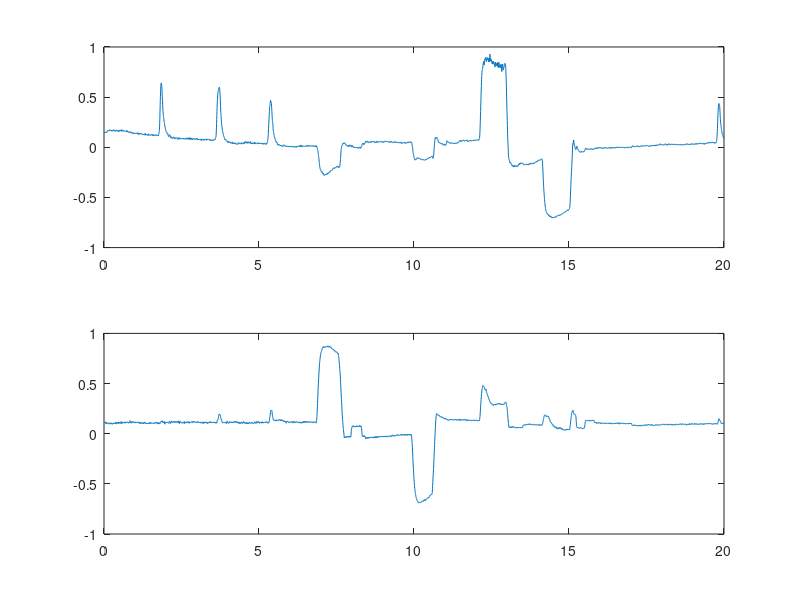
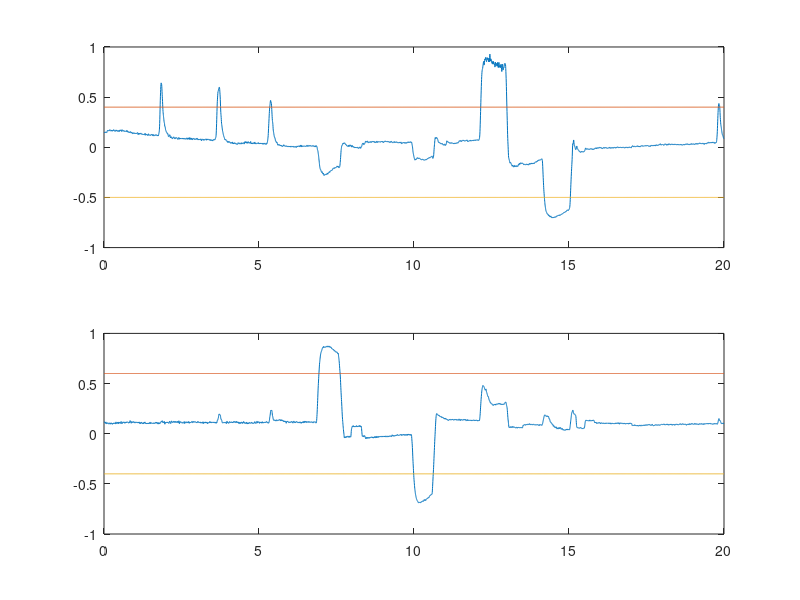
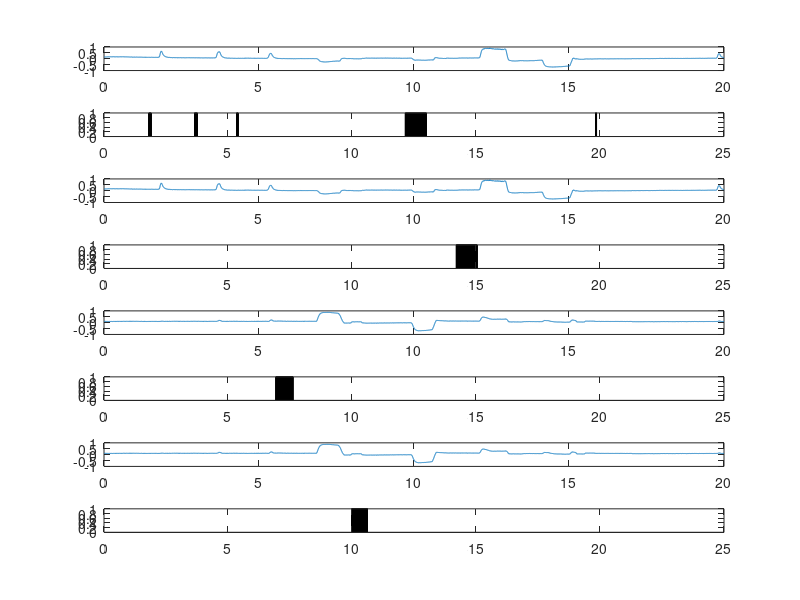
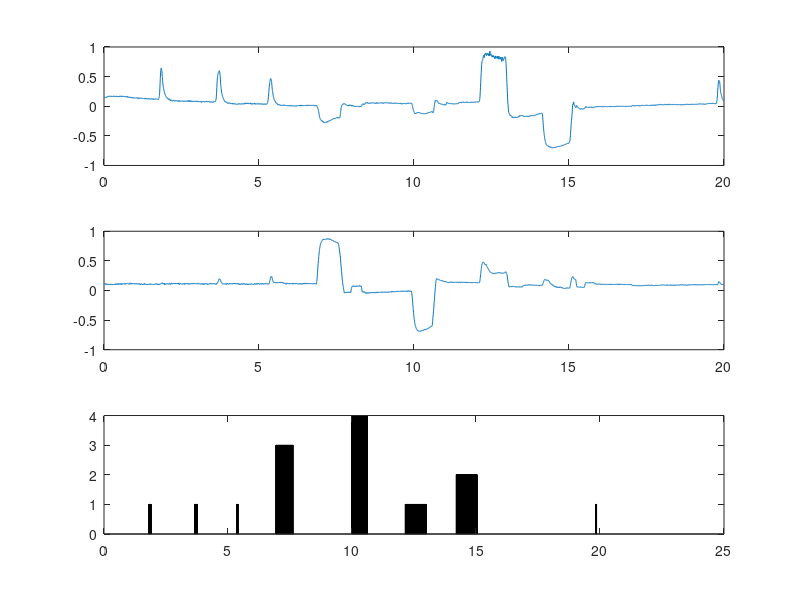

These charts were generated, in order, by the following MATLAB code:
clear; close all; clc;

load EOG_data_example;

up_down = data(:,1);
right_left = data(:,2);
x = 1/fs:1/fs:length(up_down)/fs;

figure;
subplot(211); plot(x, up_down);
subplot(212); plot(x, right_left);

%% 기준선 만들어보기
th_p_ud = 0.4*ones(1, length(up_down));
th_n_ud = -0.5*ones(1, length(up_down));

th_p_rl = 0.6*ones(1, length(right_left));
th_n_rl = -0.4*ones(1, length(right_left));

figure;
subplot(211); plot(x, up_down); hold on; plot(x, th_p_ud);  hold on; plot(x, th_n_ud); 
subplot(212); plot(x, right_left); hold on; plot(x, th_p_rl);  hold on; plot(x, th_n_rl); 

%% 기준선에 따라 마킹해보기
up_data = zeros(1, length(up_down));
idx_u = find(up_down > 0.4);
up_data(idx_u) = 1; %%0.4보다 큰 값에 다 1 채워넣기

down_data = zeros(1, length(up_down));
idx_d = find(up_down < -0.5);
down_data(idx_d) = 1;

right_data = zeros(1, length(right_left));
idx_r = find(right_left > 0.6);
right_data(idx_r) = 1;

left_data = zeros(1, length(right_left));
idx_l = find(right_left < -0.4);
left_data(idx_l) = 1;

figure;
subplot(811); plot(x, up_down);
subplot(812); bar(x, up_data);
subplot(813); plot(x, up_down);
subplot(814); bar(x, down_data);
subplot(815); plot(x, right_left);
subplot(816); bar(x, right_data);
subplot(817); plot(x, right_left);
subplot(818); bar(x, left_data);

%% U: 1, D: 2, R: 3, L: 4
POS = zeros(1, length(up_down));
POS(idx_u) = 1;
POS(idx_d) = 2;
POS(idx_r) = 3;
POS(idx_l) = 4;

figure;
subplot(311); plot(x, up_down);
subplot(312); plot(x, right_left);
subplot(313); bar(x, POS);

%% 뒤에서 앞의 데이터를 빼서, 변화구간 찾기
rePOS = POS;
dPOS = diff(rePOS);

figure; 
subplot(211); bar(x, POS);
subplot(212); plot(dPOS)

idx1 = find(dPOS > 0);
idx2 = find(dPOS < 0);

loc_set(1,:) = idx1+1; %%변화가 생긴 인덱스에 +1 해줘야함 
loc_set(2,:) = idx2;

%% 종료시점 - 시작시점의 차이가 0.2초보다 짧으면, 해당이벤트는 지움
for k=1:1:length(loc_set)
    if (loc_set(2,k) - loc_set(1,k)) < 0.2*fs
        rePOS(loc_set(1,k):loc_set(2,k)) = 0;
    end
end

figure;
subplot(411); plot(x, up_down);
subplot(412); plot(x, right_left);
subplot(413); bar(x, POS);
subplot(414); bar(x, rePOS);


